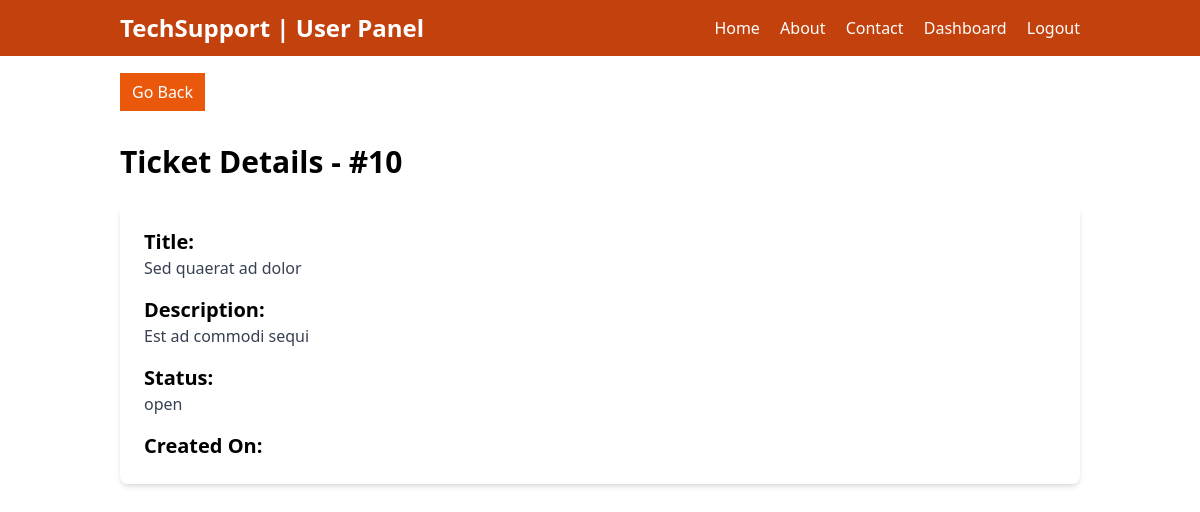
The app's page /user/view_ticket/10/ (signed in), older data.
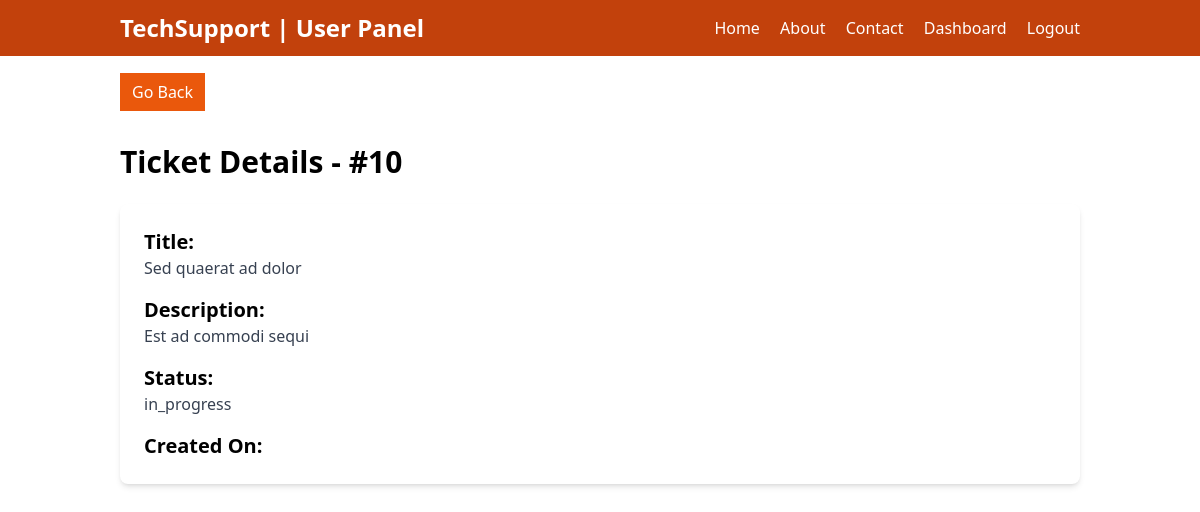
The same page, newer data.
### tsm/models.py (models this page shows)
class SupportTicket(models.Model):
    title = models.CharField(max_length=200)
    description = models.TextField()
    created_at = models.DateTimeField(auto_now_add=True)
    updated_at = models.DateTimeField(auto_now=True)
    status = models.CharField(max_length=50, choices=(("open","open"),("in_progress","in_progress"),("closed","closed")))
    created_by = models.ForeignKey(User, on_delete=models.CASCADE, related_name='created_tickets')
    assigned_to = models.ForeignKey(User, on_delete=models.CASCADE, related_name='assigned_tickets', null=True, blank=True)

### tsm/decorators.py (the view)
        def _wrapped_view(request, *args, **kwargs):
            user_roles = user_roles = set(request.user.userrole_set.values_list('role', flat=True))
            if user_roles.intersection(allowed_roles):
                return view_func(request, *args, **kwargs)
            from django.http import HttpResponseForbidden
            return HttpResponseForbidden("You do not have permission to access this resource.")

### tsm/userView.py (called while the page is built)
@login_required()
@role_required(allowed_roles={"user"})
def viewTicket(request, ticket_id):
    ticket = SupportTicket.objects.get(id=ticket_id, created_by=request.user)
    attachments = TicketAttachment.objects.filter(ticket=ticket)
    context = {
        'ticket': ticket,
        'attachments': attachments
    }
    return render(request, 'user/ticketView.html', context)

### tsm/templates/user/ticketView.html (shortened to what this page needs)
{% extends "user/userbase.html" %}
{% block content %}
    <div class="px-[10%] py-6">
        <a href="{% url 'user_dashboard' %}" class="bg-orange-600 text-white px-3 py-2 mb-5">Go Back</a>
        <h2 class="text-3xl font-semibold mb-6 mt-10">Ticket Details - #{{ ticket.id }}</h2>
        <div class="bg-white p-6 rounded-lg shadow-md space-y-4">
            <div>
                <h3 class="text-xl font-semibold">Title:</h3>
                <p class="text-gray-700">{{ ticket.title }}</p>
            </div>
            <div>
                <h3 class="text-xl font-semibold">Description:</h3>
                <p class="text-gray-700">{{ ticket.description }}</p>
            </div>
            <div>
                <h3 class="text-xl font-semibold">Status:</h3>
                <p class="text-gray-700">{{ ticket.status }}</p>
            </div>
            <div>
                <h3 class="text-xl font-semibold">Created On:</h3>
            </div>
        </div>
    </div>
{% endblock content %}

Row changes from the older to the newer data that the page shows:
changed SupportTicket "Sed quaerat ad dolor": status "open" → "in_progress"
